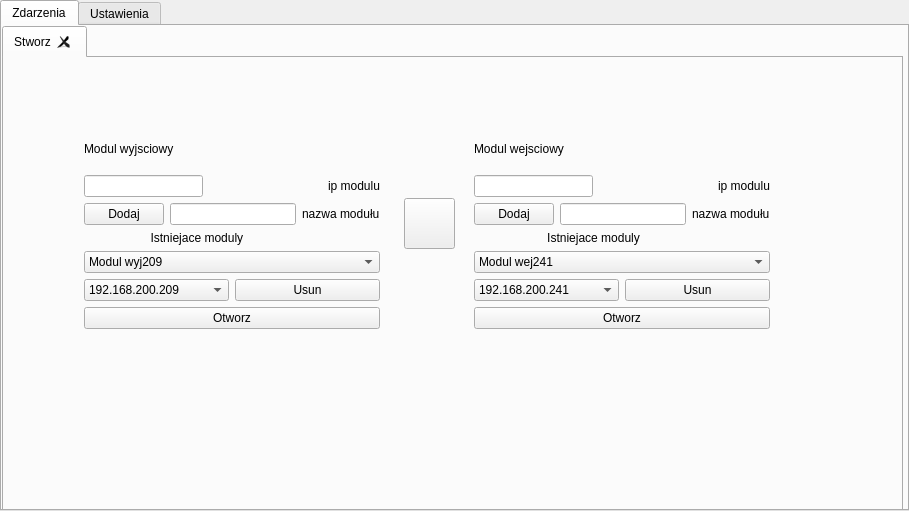
<?xml version="1.0" encoding="UTF-8"?>
<ui version="4.0">
 <class>events</class>
 <widget class="QTabWidget" name="events">
  <property name="geometry">
   <rect>
    <x>0</x>
    <y>0</y>
    <width>909</width>
    <height>511</height>
   </rect>
  </property>
  <property name="sizePolicy">
   <sizepolicy hsizetype="Fixed" vsizetype="Fixed">
    <horstretch>0</horstretch>
    <verstretch>0</verstretch>
   </sizepolicy>
  </property>
  <property name="windowTitle">
   <string>Zdarzenia</string>
  </property>
  <property name="styleSheet">
   <string notr="true">background :qlineargradient(spread:reflect, x1:0, y1:0, x2:1, y2:1, stop:0 rgba(204, 247, 255, 147), stop:1 rgba(0, 0, 0, 147));


 QTabBar::tab:selected {
background : url( /home/bananapi/Desktop/13489_13_07_08_12_39_47_4.jpg)
}
QTabBar::tab{
background : url( /home/bananapi/Desktop/21370_03_10_09_6_59_36.png)

}</string>
  </property>
  <property name="currentIndex">
   <number>0</number>
  </property>
  <property name="tabsClosable">
   <bool>false</bool>
  </property>
  <widget class="QWidget" name="tab">
   <property name="styleSheet">
    <string notr="true"> bacground color : qradialgradient(spread:repeat, cx:0.5, cy:0.5, radius:0.077, fx:0.5, fy:0.5, stop:0 rgba(0, 169, 255, 147), stop:0.497326 rgba(0, 0, 0, 147), stop:1 rgba(0, 169, 255, 147))

 QTabBar::tab:selected {
background : url( /home/bananapi/Desktop/13489_13_07_08_12_39_47_4.jpg)
}
QTabBar::tab{
background : url( /home/bananapi/Desktop/21370_03_10_09_6_59_36.png)

}
</string>
   </property>
   <attribute name="title">
    <string>Zdarzenia</string>
   </attribute>
   <widget class="QTabWidget" name="tabWidget">
    <property name="enabled">
     <bool>true</bool>
    </property>
    <property name="geometry">
     <rect>
      <x>0</x>
      <y>0</y>
      <width>901</width>
      <height>491</height>
     </rect>
    </property>
    <property name="styleSheet">
     <string notr="true"/>
    </property>
    <property name="currentIndex">
     <number>0</number>
    </property>
    <property name="tabsClosable">
     <bool>true</bool>
    </property>
    <widget class="QWidget" name="tab_3">
     <property name="styleSheet">
      <string notr="true">background-color: url(:/grafika/tapeta-8753-72-zolte-tlo.jpg)</string>
     </property>
     <attribute name="title">
      <string>Stworz</string>
     </attribute>
     <widget class="QPushButton" name="zdarzeniesave">
      <property name="geometry">
       <rect>
        <x>400</x>
        <y>140</y>
        <width>51</width>
        <height>51</height>
       </rect>
      </property>
      <property name="styleSheet">
       <string notr="true">image: url(:/grafika/Save-icon.png);</string>
      </property>
      <property name="text">
       <string/>
      </property>
     </widget>
     <widget class="QWidget" name="layoutWidget">
      <property name="geometry">
       <rect>
        <x>470</x>
        <y>70</y>
        <width>296</width>
        <height>201</height>
       </rect>
      </property>
      <layout class="QVBoxLayout" name="_2">
       <item>
        <widget class="QLabel" name="modulwej">
         <property name="text">
          <string>Modul wejsciowy</string>
         </property>
        </widget>
       </item>
       <item>
        <layout class="QVBoxLayout" name="verticalLayout_2">
         <item>
          <layout class="QHBoxLayout" name="horizontalLayout_6">
           <item>
            <widget class="QLineEdit" name="ipwej"/>
           </item>
           <item>
            <spacer name="horizontalSpacer_2">
             <property name="orientation">
              <enum>Qt::Horizontal</enum>
             </property>
             <property name="sizeHint" stdset="0">
              <size>
               <width>40</width>
               <height>20</height>
              </size>
             </property>
            </spacer>
           </item>
           <item>
            <widget class="QLabel" name="ipmodwej">
             <property name="text">
              <string>ip modulu</string>
             </property>
            </widget>
           </item>
          </layout>
         </item>
         <item>
          <layout class="QHBoxLayout" name="horizontalLayout_7">
           <item>
            <widget class="QPushButton" name="dodajwej">
             <property name="text">
              <string>Dodaj</string>
             </property>
            </widget>
           </item>
           <item>
            <widget class="QLineEdit" name="nazwamodwej"/>
           </item>
           <item>
            <widget class="QLabel" name="nazwamoduluwej">
             <property name="text">
              <string>nazwa modułu</string>
             </property>
            </widget>
           </item>
          </layout>
         </item>
         <item>
          <widget class="QLabel" name="istniejacemodwej">
           <property name="text">
            <string>                      Istniejace moduly</string>
           </property>
          </widget>
         </item>
         <item>
          <layout class="QHBoxLayout" name="horizontalLayout_9">
           <item>
            <widget class="QComboBox" name="nazwydodmodwej">
             <item>
              <property name="text">
               <string>Modul wej241</string>
              </property>
             </item>
             <item>
              <property name="text">
               <string>Modul wej212</string>
              </property>
             </item>
            </widget>
           </item>
          </layout>
         </item>
         <item>
          <layout class="QHBoxLayout" name="horizontalLayout_8">
           <item>
            <widget class="QComboBox" name="ipdodmodwej">
             <item>
              <property name="text">
               <string>192.168.200.241</string>
              </property>
             </item>
             <item>
              <property name="text">
               <string>192.168.200.212</string>
              </property>
             </item>
            </widget>
           </item>
           <item>
            <widget class="QPushButton" name="usunwej">
             <property name="text">
              <string>Usun</string>
             </property>
            </widget>
           </item>
          </layout>
         </item>
         <item>
          <widget class="QPushButton" name="otworzwej">
           <property name="text">
            <string>Otworz</string>
           </property>
          </widget>
         </item>
        </layout>
       </item>
      </layout>
     </widget>
     <widget class="QWidget" name="layoutWidget">
      <property name="geometry">
       <rect>
        <x>80</x>
        <y>70</y>
        <width>296</width>
        <height>201</height>
       </rect>
      </property>
      <layout class="QVBoxLayout" name="verticalLayout_7">
       <item>
        <widget class="QLabel" name="modulwyj">
         <property name="text">
          <string>Modul wyjsciowy</string>
         </property>
        </widget>
       </item>
       <item>
        <layout class="QVBoxLayout" name="verticalLayout">
         <item>
          <layout class="QHBoxLayout" name="horizontalLayout_2">
           <item>
            <widget class="QLineEdit" name="ipwyj"/>
           </item>
           <item>
            <spacer name="horizontalSpacer">
             <property name="orientation">
              <enum>Qt::Horizontal</enum>
             </property>
             <property name="sizeHint" stdset="0">
              <size>
               <width>40</width>
               <height>20</height>
              </size>
             </property>
            </spacer>
           </item>
           <item>
            <widget class="QLabel" name="ipmodwyj">
             <property name="text">
              <string>ip modulu</string>
             </property>
            </widget>
           </item>
          </layout>
         </item>
         <item>
          <layout class="QHBoxLayout" name="horizontalLayout_3">
           <item>
            <widget class="QPushButton" name="dodajwyj">
             <property name="text">
              <string>Dodaj</string>
             </property>
            </widget>
           </item>
           <item>
            <widget class="QLineEdit" name="nazwamodwyj"/>
           </item>
           <item>
            <widget class="QLabel" name="nazwamoduluwyj">
             <property name="text">
              <string>nazwa modułu</string>
             </property>
            </widget>
           </item>
          </layout>
         </item>
         <item>
          <widget class="QLabel" name="istniejacemodulywyj">
           <property name="text">
            <string>                    Istniejace moduly</string>
           </property>
          </widget>
         </item>
         <item>
          <layout class="QHBoxLayout" name="horizontalLayout_5">
           <item>
            <widget class="QComboBox" name="nazwydodmodwyj">
             <item>
              <property name="text">
               <string>Modul wyj209</string>
              </property>
             </item>
            </widget>
           </item>
          </layout>
         </item>
         <item>
          <layout class="QHBoxLayout" name="horizontalLayout_4">
           <item>
            <widget class="QComboBox" name="ipdodmodwyj">
             <item>
              <property name="text">
               <string>192.168.200.209</string>
              </property>
             </item>
            </widget>
           </item>
           <item>
            <widget class="QPushButton" name="usunwyj">
             <property name="styleSheet">
              <string notr="true"/>
             </property>
             <property name="text">
              <string>Usun</string>
             </property>
            </widget>
           </item>
          </layout>
         </item>
         <item>
          <widget class="QPushButton" name="otworzwyj">
           <property name="text">
            <string>Otworz</string>
           </property>
          </widget>
         </item>
        </layout>
       </item>
      </layout>
     </widget>
    </widget>
   </widget>
  </widget>
  <widget class="QWidget" name="tab_2">
   <property name="styleSheet">
    <string notr="true">background : transparent</string>
   </property>
   <attribute name="title">
    <string>Ustawienia</string>
   </attribute>
   <widget class="QWidget" name="layoutWidget">
    <property name="geometry">
     <rect>
      <x>190</x>
      <y>126</y>
      <width>571</width>
      <height>217</height>
     </rect>
    </property>
    <layout class="QGridLayout" name="gridLayout_4">
     <item row="0" column="0">
      <layout class="QHBoxLayout" name="horizontalLayout_12">
       <item>
        <widget class="QLabel" name="modulwyj2">
         <property name="text">
          <string>Modul wyjsciowy</string>
         </property>
        </widget>
       </item>
       <item>
        <widget class="QLabel" name="modulwej2">
         <property name="text">
          <string>Modul wejsciowy</string>
         </property>
        </widget>
       </item>
      </layout>
     </item>
     <item row="1" column="0">
      <layout class="QGridLayout" name="gridLayout">
       <item row="0" column="0">
        <layout class="QVBoxLayout" name="verticalLayout_4">
         <item>
          <widget class="QComboBox" name="ipdodmodwyj2">
           <item>
            <property name="text">
             <string>192.168.200.209</string>
            </property>
           </item>
          </widget>
         </item>
         <item>
          <widget class="QComboBox" name="ktorewyj">
           <item>
            <property name="text">
             <string>Wyjscie - 1</string>
            </property>
           </item>
           <item>
            <property name="text">
             <string>Wyjscie - 2</string>
            </property>
           </item>
           <item>
            <property name="text">
             <string>Wyjscie - 3</string>
            </property>
           </item>
           <item>
            <property name="text">
             <string>Wyjscie - 4</string>
            </property>
           </item>
           <item>
            <property name="text">
             <string>Wyjscie - 5</string>
            </property>
           </item>
           <item>
            <property name="text">
             <string>Wyjscie - 6</string>
            </property>
           </item>
           <item>
            <property name="text">
             <string>Wyjscie - 7</string>
            </property>
           </item>
           <item>
            <property name="text">
             <string>Wyjscie - 8</string>
            </property>
           </item>
           <item>
            <property name="text">
             <string>Wyjscie - 9</string>
            </property>
           </item>
           <item>
            <property name="text">
             <string>Wyjscie - 10</string>
            </property>
           </item>
           <item>
            <property name="text">
             <string>Wyjscie - 11</string>
            </property>
           </item>
           <item>
            <property name="text">
             <string>Wyjscie - 12</string>
            </property>
           </item>
           <item>
            <property name="text">
             <string>Wyjscie - 13</string>
            </property>
           </item>
           <item>
            <property name="text">
             <string>Wyjscie - 14</string>
            </property>
           </item>
           <item>
            <property name="text">
             <string>Wyjscie - 15</string>
            </property>
           </item>
           <item>
            <property name="text">
             <string>Wyjscie - 16</string>
            </property>
           </item>
           <item>
            <property name="text">
             <string>Wyjscie - 17</string>
            </property>
           </item>
           <item>
            <property name="text">
             <string>Wyjscie - 18</string>
            </property>
           </item>
           <item>
            <property name="text">
             <string>Wyjscie - 19</string>
            </property>
           </item>
           <item>
            <property name="text">
             <string>Wyjscie - 20</string>
            </property>
           </item>
           <item>
            <property name="text">
             <string>Wyjscie - 21</string>
            </property>
           </item>
           <item>
            <property name="text">
             <string>Wyjscie - 22</string>
            </property>
           </item>
           <item>
            <property name="text">
             <string>Wyjscie - 23</string>
            </property>
           </item>
           <item>
            <property name="text">
             <string>Wyjscie - 24</string>
            </property>
           </item>
          </widget>
         </item>
         <item>
          <widget class="QComboBox" name="czynnosc">
           <item>
            <property name="text">
             <string>Zalacz</string>
            </property>
           </item>
           <item>
            <property name="text">
             <string>Wylacz</string>
            </property>
           </item>
           <item>
            <property name="text">
             <string>Czasowe zalaczenie</string>
            </property>
           </item>
           <item>
            <property name="text">
             <string>Czasowe wylaczenie</string>
            </property>
           </item>
          </widget>
         </item>
         <item>
          <widget class="QLabel" name="odmczaswyj">
           <property name="text">
            <string>TextLabel</string>
           </property>
          </widget>
         </item>
         <item>
          <widget class="QSlider" name="horizontalSlider">
           <property name="maximum">
            <number>1000</number>
           </property>
           <property name="orientation">
            <enum>Qt::Horizontal</enum>
           </property>
          </widget>
         </item>
        </layout>
       </item>
       <item row="0" column="1">
        <layout class="QVBoxLayout" name="verticalLayout_5">
         <item>
          <widget class="QComboBox" name="ipdodmodwej2">
           <item>
            <property name="text">
             <string>192.168.200.241</string>
            </property>
           </item>
           <item>
            <property name="text">
             <string>192.168.200.212</string>
            </property>
           </item>
          </widget>
         </item>
         <item>
          <widget class="QComboBox" name="ktorewej">
           <item>
            <property name="text">
             <string>Wejscie - 1</string>
            </property>
           </item>
           <item>
            <property name="text">
             <string>Wejscie - 2</string>
            </property>
           </item>
           <item>
            <property name="text">
             <string>Wejscie - 3</string>
            </property>
           </item>
           <item>
            <property name="text">
             <string>Wejscie - 4</string>
            </property>
           </item>
           <item>
            <property name="text">
             <string>Wejscie - 5</string>
            </property>
           </item>
           <item>
            <property name="text">
             <string>Wejscie - 6</string>
            </property>
           </item>
           <item>
            <property name="text">
             <string>Wejscie - 7</string>
            </property>
           </item>
           <item>
            <property name="text">
             <string>Wejscie - 8</string>
            </property>
           </item>
           <item>
            <property name="text">
             <string>Wejscie - 9</string>
            </property>
           </item>
           <item>
            <property name="text">
             <string>Wejscie - 10</string>
            </property>
           </item>
           <item>
            <property name="text">
             <string>Wejscie - 11</string>
            </property>
           </item>
           <item>
            <property name="text">
             <string>Wejscie - 12</string>
            </property>
           </item>
           <item>
            <property name="text">
             <string>Wejscie - 13</string>
            </property>
           </item>
           <item>
            <property name="text">
             <string>Wejscie - 14</string>
            </property>
           </item>
           <item>
            <property name="text">
             <string>Wejscie - 15</string>
            </property>
           </item>
           <item>
            <property name="text">
             <string>Wejscie - 16</string>
            </property>
           </item>
           <item>
            <property name="text">
             <string>Wejscie - 17</string>
            </property>
           </item>
           <item>
            <property name="text">
             <string>Wejscie - 18</string>
            </property>
           </item>
           <item>
            <property name="text">
             <string>Wejscie - 19</string>
            </property>
           </item>
           <item>
            <property name="text">
             <string>Wejscie - 20</string>
            </property>
           </item>
           <item>
            <property name="text">
             <string>Wejscie - 21</string>
            </property>
           </item>
           <item>
            <property name="text">
             <string>Wejscie - 22</string>
            </property>
           </item>
           <item>
            <property name="text">
             <string>Wejscie - 23</string>
            </property>
           </item>
           <item>
            <property name="text">
             <string>Wejscie - 24</string>
            </property>
           </item>
          </widget>
         </item>
         <item>
          <widget class="QComboBox" name="czynnosc2">
           <item>
            <property name="text">
             <string>Zalacz</string>
            </property>
           </item>
           <item>
            <property name="text">
             <string>Wylacz</string>
            </property>
           </item>
           <item>
            <property name="text">
             <string>Czasowe zalaczenie</string>
            </property>
           </item>
           <item>
            <property name="text">
             <string>Czasowe wylaczenie</string>
            </property>
           </item>
          </widget>
         </item>
         <item>
          <widget class="QLabel" name="odmczaswej">
           <property name="text">
            <string>TextLabel</string>
           </property>
          </widget>
         </item>
         <item>
          <widget class="QSlider" name="horizontalSlider_2">
           <property name="maximum">
            <number>1000</number>
           </property>
           <property name="orientation">
            <enum>Qt::Horizontal</enum>
           </property>
          </widget>
         </item>
        </layout>
       </item>
       <item row="1" column="0" colspan="2">
        <layout class="QVBoxLayout" name="verticalLayout_6">
         <item>
          <widget class="QPushButton" name="test">
           <property name="text">
            <string>Test</string>
           </property>
          </widget>
         </item>
        </layout>
       </item>
      </layout>
     </item>
    </layout>
   </widget>
   <widget class="QPushButton" name="ustawieniasave">
    <property name="geometry">
     <rect>
      <x>440</x>
      <y>360</y>
      <width>61</width>
      <height>61</height>
     </rect>
    </property>
    <property name="styleSheet">
     <string notr="true">image: url(:/grafika/Save-icon.png);</string>
    </property>
    <property name="text">
     <string/>
    </property>
   </widget>
  </widget>
 </widget>
 <resources/>
 <connections>
  <connection>
   <sender>horizontalSlider</sender>
   <signal>sliderMoved(int)</signal>
   <receiver>odmczaswyj</receiver>
   <slot>setNum(int)</slot>
   <hints>
    <hint type="sourcelabel">
     <x>264</x>
     <y>277</y>
    </hint>
    <hint type="destinationlabel">
     <x>266</x>
     <y>261</y>
    </hint>
   </hints>
  </connection>
  <connection>
   <sender>horizontalSlider_2</sender>
   <signal>sliderMoved(int)</signal>
   <receiver>odmczaswej</receiver>
   <slot>setNum(int)</slot>
   <hints>
    <hint type="sourcelabel">
     <x>533</x>
     <y>278</y>
    </hint>
    <hint type="destinationlabel">
     <x>539</x>
     <y>258</y>
    </hint>
   </hints>
  </connection>
  <connection>
   <sender>ipdodmodwyj</sender>
   <signal>currentIndexChanged(int)</signal>
   <receiver>nazwydodmodwyj</receiver>
   <slot>setCurrentIndex(int)</slot>
   <hints>
    <hint type="sourcelabel">
     <x>148</x>
     <y>273</y>
    </hint>
    <hint type="destinationlabel">
     <x>147</x>
     <y>253</y>
    </hint>
   </hints>
  </connection>
  <connection>
   <sender>ipdodmodwej</sender>
   <signal>currentIndexChanged(int)</signal>
   <receiver>nazwydodmodwej</receiver>
   <slot>setCurrentIndex(int)</slot>
   <hints>
    <hint type="sourcelabel">
     <x>571</x>
     <y>273</y>
    </hint>
    <hint type="destinationlabel">
     <x>577</x>
     <y>248</y>
    </hint>
   </hints>
  </connection>
  <connection>
   <sender>nazwydodmodwyj</sender>
   <signal>currentIndexChanged(int)</signal>
   <receiver>ipdodmodwyj</receiver>
   <slot>setCurrentIndex(int)</slot>
   <hints>
    <hint type="sourcelabel">
     <x>198</x>
     <y>252</y>
    </hint>
    <hint type="destinationlabel">
     <x>198</x>
     <y>276</y>
    </hint>
   </hints>
  </connection>
  <connection>
   <sender>nazwydodmodwej</sender>
   <signal>currentIndexChanged(int)</signal>
   <receiver>ipdodmodwej</receiver>
   <slot>setCurrentIndex(int)</slot>
   <hints>
    <hint type="sourcelabel">
     <x>619</x>
     <y>251</y>
    </hint>
    <hint type="destinationlabel">
     <x>617</x>
     <y>273</y>
    </hint>
   </hints>
  </connection>
 </connections>
</ui>
